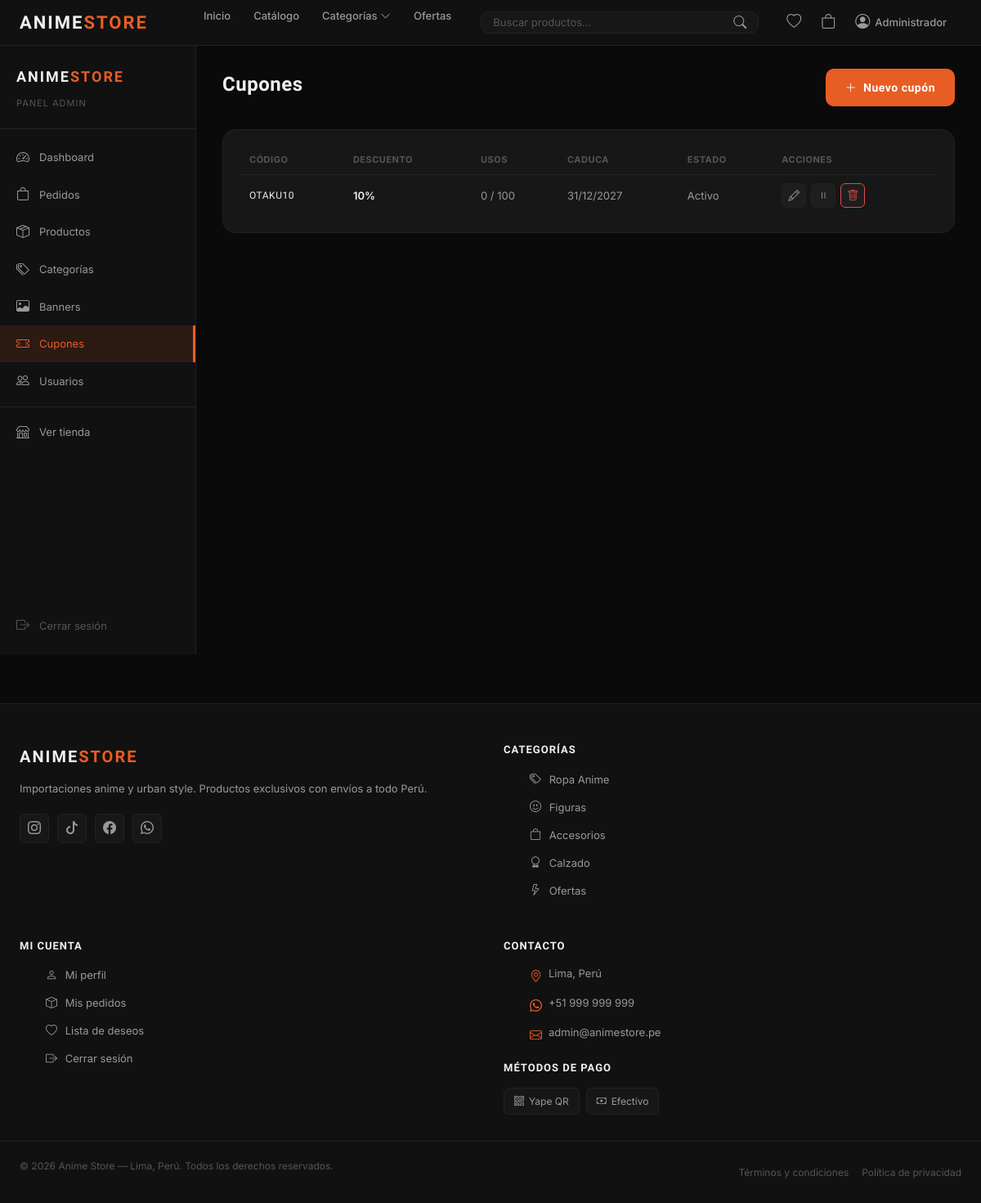
Page /admin/cupones.php (signed in) on the committed database.
### tables this page shows
CREATE TABLE `cupones` (
  `id_cupon` int unsigned NOT NULL AUTO_INCREMENT,
  `codigo` varchar(30) NOT NULL,
  `descuento` decimal(8,2) NOT NULL,
  `tipo` enum('porcentaje','soles') NOT NULL DEFAULT 'porcentaje',
  `limite_uso` int unsigned DEFAULT NULL,
  `usos_actuales` int unsigned NOT NULL DEFAULT '0',
  `fecha_expira` date DEFAULT NULL,
  `activo` tinyint(1) NOT NULL DEFAULT '1',
  PRIMARY KEY (`id_cupon`),
  UNIQUE KEY `codigo` (`codigo`)
);

CREATE TABLE `categorias` (
  `id_categoria` int unsigned NOT NULL AUTO_INCREMENT,
  `nombre` varchar(100) NOT NULL,
  `descripcion` text,
  `imagen` varchar(255) DEFAULT NULL,
  `activa` tinyint(1) NOT NULL DEFAULT '1',
  PRIMARY KEY (`id_categoria`)
);

### includes/funciones.php (called while the page is built, shortened)
<?php
function sanitizar($dato) {
    return htmlspecialchars(strip_tags(trim($dato)));
}
function formatear_fecha($fecha) {
    return date('d/m/Y', strtotime($fecha));
}

### config/database.php (called while the page is built, shortened)
<?php
function conectar() {
    static $conn = null;
    if ($conn === null) {
        $conn = new mysqli(DB_HOST, DB_USER, DB_PASS, DB_NAME);
        $conn->set_charset(DB_CHARSET);
    }
    return $conn;
}

### config/session.php (called while the page is built, shortened)
<?php
function esta_logueado() {
    return isset($_SESSION['usuario']['id_usuario']);
}

### admin/cupones.php (the view, shortened to what this page needs)
<?php
require_once '../includes/header.php';
$conn = conectar();
$editar = null;
$cupones = $conn->query("SELECT * FROM cupones ORDER BY activo DESC, id_cupon DESC");
$hoy     = date('Y-m-d');
?>
<div class="sp-admin-wrap">
    <?php include ROOT_PATH . '/admin/includes/sidebar.php'; ?>
    <div class="sp-admin-content">
        <div class="sp-admin-header">
            <h1 class="sp-admin-titulo"><?= $editar ? 'Editar cupón ' . sanitizar($editar['codigo']) : (isset($_GET['nuevo']) ? 'Nuevo cupón' : 'Cupones') ?></h1>
            <?php if (!$editar && !isset($_GET['nuevo'])): ?>
            <a href="?nuevo=1" class="sp-btn-primary"><i class="bi bi-plus-lg"></i> Nuevo cupón</a>
            <?php endif; ?>
        </div>
        <?php if ($editar || isset($_GET['nuevo'])): ?>
        <form method="POST" class="sp-admin-card" style="max-width:640px">
            <input type="hidden" name="accion" value="guardar">
            <?= csrf_campo() ?>
            <input type="hidden" name="id_cupon" value="<?= $editar['id_cupon'] ?? 0 ?>">
            <div class="sp-form-group">
                <label>Código *</label>
                <input type="text" name="codigo" value="<?= sanitizar($editar['codigo'] ?? '') ?>" placeholder="Ej: OTAKU10"
                       required minlength="3" maxlength="30" style="text-transform:uppercase;letter-spacing:1px">
            </div>
            <div class="sp-form-row">
                <div class="sp-form-group">
                    <label>Tipo de descuento</label>
                    <select name="tipo">
                        <option value="porcentaje" <?= ($editar['tipo'] ?? '') === 'porcentaje' ? 'selected' : '' ?>>Porcentaje (%)</option>
                        <option value="soles" <?= ($editar['tipo'] ?? '') === 'soles' ? 'selected' : '' ?>>Monto fijo (S/)</option>
                    </select>
                </div>
                <div class="sp-form-group">
                    <label>Descuento *</label>
                    <input type="number" name="descuento" step="0.01" min="0.01" value="<?= $editar['descuento'] ?? '' ?>" placeholder="10" required>
                </div>
            </div>
            <div class="sp-form-row">
                <div class="sp-form-group">
                    <label>Límite de usos <span style="color:var(--text-muted)">(vacío = sin límite)</span></label>
                    <input type="number" name="limite_uso" min="1" value="<?= $editar['limite_uso'] ?? '' ?>" placeholder="Ilimitado">
                </div>
                <div class="sp-form-group">
                    <label>Caduca el <span style="color:var(--text-muted)">(vacío = nunca)</span></label>
                    <input type="date" name="fecha_expira" value="<?= $editar['fecha_expira'] ?? '' ?>">
                </div>
            </div>
            <label style="display:flex;align-items:center;gap:8px;cursor:pointer;font-size:13px;color:var(--text-secondary);margin-bottom:20px">
                <input type="checkbox" name="activo" value="1" <?= ($editar['activo'] ?? 1) ? 'checked' : '' ?> style="accent-color:var(--accent);width:16px;height:16px">
                Cupón activo
            </label>
            <div class="sp-admin-btns">
                <button type="submit" class="sp-btn-primary"><i class="bi bi-check-circle"></i> Guardar cupón</button>
                <a href="<?= BASE_URL ?>/admin/cupones" class="sp-btn-outline">Cancelar</a>
            </div>
        </form>
        <?php else: ?>
        <div class="sp-admin-card">
            <div class="sp-tabla-wrap">
                <table class="sp-tabla">
                    <thead>
                        <tr>
                            <th>Código</th>
                            <th>Descuento</th>
                            <th>Usos</th>
                            <th>Caduca</th>
                            <th>Estado</th>
                            <th>Acciones</th>
                        </tr>
                    </thead>
                    <tbody>
                        <?php while ($c = $cupones->fetch_assoc()):
                            $caducado = $c['fecha_expira'] && $c['fecha_expira'] < $hoy;
                            $agotado  = $c['limite_uso'] !== null && $c['usos_actuales'] >= $c['limite_uso'];
                            if (!$c['activo'])   { $estado = ['Inactivo', 'sp-estado-cancelado']; }
                            elseif ($caducado)   { $estado = ['Caducado', 'sp-estado-cancelado']; }
                            elseif ($agotado)    { $estado = ['Agotado',  'sp-estado-pendiente']; }
                            else                 { $estado = ['Activo',   'sp-estado-confirmado']; }
                        ?>
                        <tr>
                            <td><span class="sp-codigo"><?= sanitizar($c['codigo']) ?></span></td>
                            <td style="color:var(--text-primary);font-weight:600">
                                <?= $c['tipo'] === 'porcentaje' ? rtrim(rtrim($c['descuento'], '0'), '.') . '%' : formatear_precio($c['descuento']) ?>
                            </td>
                            <td><?= $c['usos_actuales'] ?><?= $c['limite_uso'] !== null ? ' / ' . $c['limite_uso'] : '' ?></td>
                            <td><?= $c['fecha_expira'] ? formatear_fecha($c['fecha_expira']) : '—' ?></td>
                            <td><span class="sp-estado <?= $estado[1] ?>"><?= $estado[0] ?></span></td>
                            <td>
                                <div style="display:flex;gap:6px">
                                    <a href="?editar=<?= $c['id_cupon'] ?>" class="sp-admin-btn-sm" title="Editar"><i class="bi bi-pencil"></i></a>
                                    <form method="POST" style="display:inline">
                                        <button type="submit" class="sp-admin-btn-sm" title="<?= $c['activo'] ? 'Desactivar' : 'Activar' ?>">
                                            <i class="bi bi-<?= $c['activo'] ? 'pause' : 'play' ?>"></i>
                                        </button>
                                    </form>
                                    <form method="POST" onsubmit="return confirm('¿Eliminar el cupón <?= sanitizar($c['codigo']) ?>?')" style="display:inline">
                                        <button type="submit" class="sp-admin-btn-sm" title="Eliminar" style="border-color:var(--error);color:var(--error)">
                                            <i class="bi bi-trash"></i>
                                        </button>
                                    </form>
                                </div>
                            </td>
                        </tr>
                        <?php endwhile; ?>
                    </tbody>
                </table>
            </div>
        </div>
        <?php endif; ?>
    </div>
</div>
<?php require_once ROOT_PATH . '/includes/footer.php'; ?>

### includes/footer.php (shortened to what this page needs)
</main>
<footer class="sp-footer">
    <div class="sp-footer-inner">
        <div class="sp-footer-col">
            <a href="<?= BASE_URL ?>" class="sp-logo sp-footer-logo">
                ANIME<span>STORE</span>
            </a>
            <p class="sp-footer-desc">
                Importaciones anime y urban style. Productos exclusivos con envíos a todo Perú.
            </p>
            <div class="sp-footer-social">
                <a href="#" title="Instagram"><i class="bi bi-instagram"></i></a>
                <a href="#" title="TikTok"><i class="bi bi-tiktok"></i></a>
                <a href="#" title="Facebook"><i class="bi bi-facebook"></i></a>
                <a href="#" title="WhatsApp"><i class="bi bi-whatsapp"></i></a>
            </div>
        </div>
        <div class="sp-footer-col">
            <h4 class="sp-footer-title">Categorías</h4>
            <ul class="sp-footer-links">
                <?php foreach ($menu_categorias as $i => $mc): ?>
                <li><a href="<?= BASE_URL ?>/catalogo?categoria=<?= $mc['id_categoria'] ?>"><i class="bi <?= $menu_iconos[$i % count($menu_iconos)] ?>"></i> <?= sanitizar($mc['nombre']) ?></a></li>
                <?php endforeach; ?>
                <li><a href="<?= BASE_URL ?>/catalogo?oferta=1"><i class="bi bi-lightning"></i> Ofertas</a></li>
            </ul>
        </div>
        <div class="sp-footer-col">
            <h4 class="sp-footer-title">Mi cuenta</h4>
            <ul class="sp-footer-links">
                <?php if (esta_logueado()): ?>
                <li><a href="<?= BASE_URL ?>/mi-cuenta"><i class="bi bi-person"></i> Mi perfil</a></li>
                <li><a href="<?= BASE_URL ?>/mi-cuenta?tab=pedidos"><i class="bi bi-box"></i> Mis pedidos</a></li>
                <li><a href="<?= BASE_URL ?>/wishlist"><i class="bi bi-heart"></i> Lista de deseos</a></li>
                <li><a href="<?= BASE_URL ?>/logout"><i class="bi bi-box-arrow-right"></i> Cerrar sesión</a></li>
                <?php else: ?>
                <li><a href="#" onclick="abrirModal('modalLogin')"><i class="bi bi-person"></i> Iniciar sesión</a></li>
                <li><a href="#" onclick="cambiarTab('registro')"><i class="bi bi-pencil"></i> Registrarse</a></li>
                <li><a href="<?= BASE_URL ?>/carrito"><i class="bi bi-bag"></i> Mi carrito</a></li>
                <?php endif; ?>
            </ul>
        </div>
        <div class="sp-footer-col">
            <h4 class="sp-footer-title">Contacto</h4>
            <ul class="sp-footer-links sp-footer-contact">
                <li>
                    <i class="bi bi-geo-alt"></i>
                    <?= TIENDA_DIRECCION ?>
                </li>
                <li>
                    <i class="bi bi-whatsapp"></i>
                    <a href="https://wa.me/<?= str_replace(['+', ' '], '', TIENDA_TELEFONO) ?>">
                        <?= TIENDA_TELEFONO ?>
                    </a>
                </li>
                <li>
                    <i class="bi bi-envelope"></i>
                    <a href="mailto:<?= TIENDA_EMAIL ?>"><?= TIENDA_EMAIL ?></a>
                </li>
            </ul>
            <h4 class="sp-footer-title" style="margin-top:20px">Métodos de pago</h4>
            <div class="sp-footer-pagos">
                <span class="sp-pago-badge">
                    <i class="bi bi-qr-code"></i> Yape QR
                </span>
                <span class="sp-pago-badge">
                    <i class="bi bi-cash"></i> Efectivo
                </span>
            </div>
        </div>
    </div>
    <div class="sp-footer-bottom">
        <p>© <?= date('Y') ?> <?= TIENDA_NOMBRE ?> — Lima, Perú. Todos los derechos reservados.</p>
        <div class="sp-footer-bottom-links">
            <a href="<?= BASE_URL ?>/terminos">Términos y condiciones</a>
            <a href="<?= BASE_URL ?>/privacidad">Política de privacidad</a>
        </div>
    </div>
</footer>
</body>
</html>

### assets/css/style.css (style rules this page uses)
:root { --bg-primary: #0a0a0a; --bg-secondary: #111111; --bg-card: #171717; --bg-hover: #1e1e1e; --accent: #e85d24; --accent-hover: #d14d18; --accent-soft: rgba(232, 93, 36, 0.12); --text-primary: #f0f0f0; --text-secondary: #999999; --text-muted: #555555; --border: #222222; --border-hover: #333333; --success: #1d9e75; --error: #e24b4a; --warning: #EF9F27; --radius-sm: 6px; --radius-md: 10px; --radius-lg: 16px; --shadow: 0 4px 24px rgba(0,0,0,0.4); --font-titulo: 'Rajdhani', sans-serif; --font-body: 'Inter', sans-serif; --nav-h: 56px; --transition: all 0.2s ease; }
*, *::before, *::after { box-sizing: border-box; margin: 0; padding: 0; }
html { scroll-behavior: smooth; }
body { background: var(--bg-primary); color: var(--text-primary); font-family: var(--font-body); font-size: 15px; line-height: 1.6; min-height: 100vh; }
a { color: inherit; text-decoration: none; transition: var(--transition); }
ul { list-style: none; }
button { cursor: pointer; font-family: var(--font-body); }
.sp-logo { font-family: var(--font-titulo); font-size: 22px; font-weight: 700; letter-spacing: 2px; color: var(--text-primary); flex-shrink: 0; }
.sp-logo span { color: var(--accent); }
.sp-btn-primary { display: flex; align-items: center; justify-content: center; gap: 8px; background: var(--accent); color: #fff; border: none; padding: 12px 24px; border-radius: var(--radius-md); font-size: 14px; font-weight: 600; font-family: var(--font-titulo); letter-spacing: 0.5px; transition: var(--transition); }
.sp-footer { background: var(--bg-secondary); border-top: 1px solid var(--border); margin-top: 60px; }
.sp-footer-inner { max-width: 1400px; margin: 0 auto; padding: 48px 24px 32px; display: grid; grid-template-columns: 2fr 1fr 1fr 1.5fr; gap: 40px; }
.sp-footer-logo { font-size: 20px; margin-bottom: 12px; display: block; }
.sp-footer-desc { font-size: 13px; color: var(--text-secondary); line-height: 1.7; margin-bottom: 20px; }
.sp-footer-social { display: flex; gap: 10px; }
.sp-footer-social a { width: 36px; height: 36px; background: var(--bg-card); border: 1px solid var(--border); border-radius: var(--radius-sm); display: flex; align-items: center; justify-content: center; font-size: 16px; color: var(--text-secondary); transition: var(--transition); }
.sp-footer-title { font-family: var(--font-titulo); font-size: 13px; font-weight: 700; letter-spacing: 1px; text-transform: uppercase; color: var(--text-primary); margin-bottom: 16px; }
.sp-footer-links li { margin-bottom: 10px; }
.sp-footer-links a { font-size: 13px; color: var(--text-secondary); }
.sp-footer-contact li { display: flex; align-items: flex-start; gap: 8px; font-size: 13px; color: var(--text-secondary); margin-bottom: 10px; }
.sp-footer-contact i { color: var(--accent); font-size: 15px; flex-shrink: 0; margin-top: 2px; }
.sp-footer-pagos { display: flex; gap: 8px; flex-wrap: wrap; margin-top: 8px; }
.sp-pago-badge { display: flex; align-items: center; gap: 6px; background: var(--bg-card); border: 1px solid var(--border); border-radius: var(--radius-sm); padding: 6px 12px; font-size: 12px; color: var(--text-secondary); }
.sp-footer-bottom { max-width: 1400px; margin: 0 auto; padding: 20px 24px; border-top: 1px solid var(--border); display: flex; align-items: center; justify-content: space-between; flex-wrap: wrap; gap: 12px; }
.sp-footer-bottom p { font-size: 12px; color: var(--text-muted); }
.sp-footer-bottom-links { display: flex; gap: 16px; }
.sp-footer-bottom-links a { font-size: 12px; color: var(--text-muted); }
.sp-footer-links a i { font-size: 14px; margin-right: 6px; color: var(--text-secondary); width: 16px; }

### assets/css/responsive.css (style rules this page uses)
@media (max-width: 1200px) { .sp-footer-inner { grid-template-columns: 1fr 1fr; gap: 32px; } }

### rows in the picture
cupones: codigo "OTAKU10", descuento "10", usos_actuales "0", limite_uso "100", fecha_expira "31/12/2027", estado "Activo", activo 1 (drawn)
categorias: nombre "Ropa Anime"
categorias: nombre "Figuras"
categorias: nombre "Accesorios"
categorias: nombre "Calzado"

### other values in the picture
sanitizar($_SESSION['usuario']['nombre']) "Administrador"
TIENDA_DIRECCION "Lima, Perú"
TIENDA_TELEFONO "+51 999 999 999"
TIENDA_EMAIL "admin@animestore.pe"
TIENDA_NOMBRE "Anime Store"
